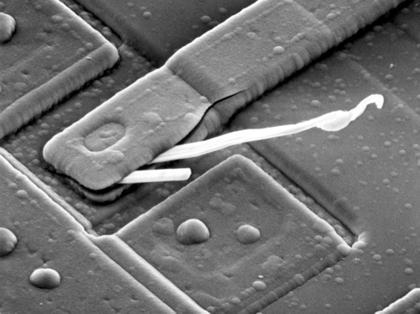
%> input picture 图3.tif, 420 x 314 px, shrunk from 906 x 678 before the run
$ octave question3.m   (GNU Octave 9; MATLAB toolbox functions it lacks are replaced by stand-ins)
%> lines starting %> are read from the running program, lines starting %| are printed output that depends on the picture; in (x1, y1, x2, y2) boxes, pixels count from 0 and x2, y2 are one past the last pixel; in counts of white or black regions, pixels touching at a corner belong together; the program's own positions count from 1
### twodConv.m
function [ output ] =  twodConv(f, w , padding)
%%%%%%%%%%%%%%%%%%%%%%%%%%%%%%%%%%%%%%%%%%%%%%%%%
%  twodConv()函数实现图像的二维卷积
%  f 是一个灰度源图像
%  w 是一个矩形卷积核
%  padding表示填充方式 有'replicate'和'zero'两种方式
%%%%%%%%%%%%%%%%%%%%%%%%%%%%%%%%%%%%%%%%%%%%%%%%%%

 w1 = rot90(w,2);                       %对卷积核进行旋转
 [wx,wy]=size(w1);                      %求w1矩阵的大小
 [fx,fy]=size(f);                       %求f矩阵的大小
 Paddingf = zeros(fx+wx-1,fy+wy-1);     %初始化填充图像矩阵
                                        %将原图矩阵覆盖至填充图像矩阵相应位置
 Paddingf((wx+1)/2:(wx+1)/2+fx-1,(wy+1)/2:(wy+1)/2+fy-1)=f(:,:);
 if(nargin<3)||strcmp(padding,'zero')  %采用默认方式或者'zero'方式
                                       %采用if语句外的零填充 这里不执行任何语句
 elseif strcmp(padding,'replicate')    %采用'replicate'方式
     for t = 1:(wx-1)/2                %上下边界填充
         Paddingf(t,:) = Paddingf((wx+1)/2,:);
         Paddingf(fx+wx-t,:) = Paddingf(fx+wx-1-(wx-1)/2,:);
     end
     for t = 1:(wy-1)/2                %左右边界填充
         Paddingf(:,t) = Paddingf(:,(wy+1)/2);
         Paddingf(:,fy+wy-t) = Paddingf(:,fy+wy-1-(wy-1)/2);
     end
 end
 output=zeros(fx,fy);                  %初始化卷积图像矩阵
 for i = (wx+1)/2:(wx+1)/2+fx-1        %循环计算卷积
     for j = (wy+1)/2:(wy+1)/2+fy-1
                                       %逐个点计算卷积 并赋值给卷积图像矩阵
        output(i-(wx-1)/2,j-(wy-1)/2) = sum(sum(Paddingf(i-(wx-1)/2:i+(wx-1)/2,j-(wy-1)/2:j+(wy-1)/2).*w1,2),1);
     end
 end

end

### question3.m
Img3 = imread('图3.tif');                 % 读取图片数据
%> Img3 is the input picture: size 314x420 uint8; min 0, max 255, mean 112.6
%五种边缘检测
figure(1);
subplot(2,2,1);
imshow(Img3,[]);                         %显示原图
title('原图');                           %设置标题

Roberts_Img3=edge(Img3,'Roberts',0.16);  %Roberts算子检测边缘
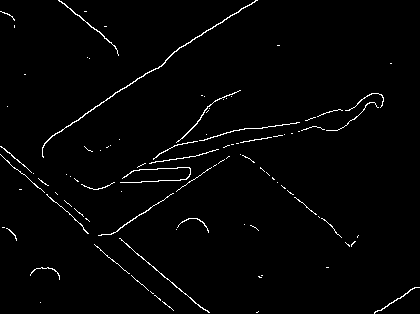
%> Roberts_Img3: size 314x420 logical; 1.8% white in thin lines or dots
subplot(2,2,2);
imshow(Roberts_Img3,[]);                 %显示Roberts算子检测边缘结果
title('Robert算子边缘检测')               %添加标题

lapalas = [0 -1 0;-1 4 -1;0 -1 0];       %定义拉普拉斯算子
%%%%   调用第一题自定义函数计算拉普拉斯算子检测边缘   %%%%
Lapulas_Img3 = abs(twodConv(Img3,lapalas,'replicate'));
%> in twodConv, `Paddingf((wx+1)/2:(wx+1)/2+fx-1,(wy+1)/2:(wy+1)/2+fy-1)=f(:,:);`:
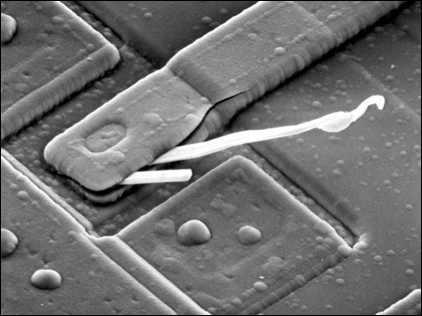
%> Paddingf: size 316x422 double; min 0, max 255, mean 111.4
%> after the loop in twodConv, `for t = 1:(wx-1)/2`:
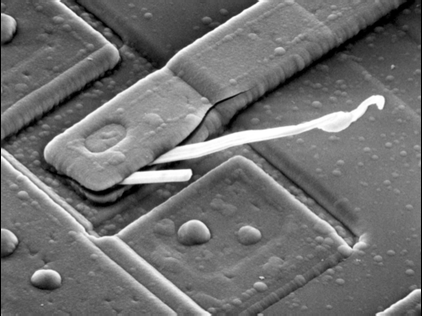
%> Paddingf: size 316x422 double; 0.63% of pixels changed, all inside (x1, y1, x2, y2) = (1, 0, 421, 316)
%> after the loop in twodConv, `for t = 1:(wy-1)/2`:
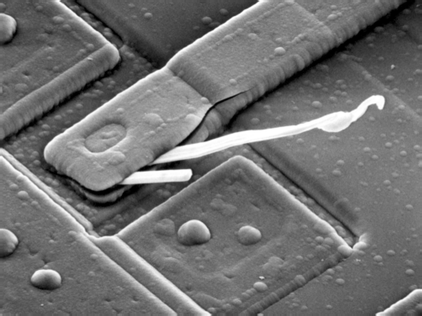
%> Paddingf: size 316x422 double; 0.47% of pixels changed, all inside (x1, y1, x2, y2) = (0, 0, 422, 316)
%> after the loop in twodConv, `for i = (wx+1)/2:(wx+1)/2+fx-1`:
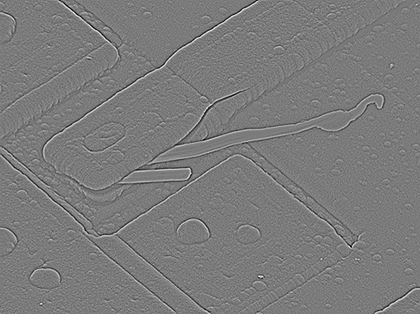
%> output: size 314x420 double; min -172, max 183, mean 0; drawn with min black and max white
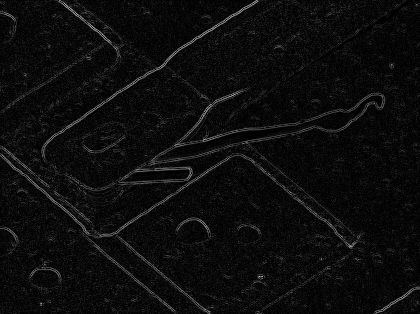
%> Lapulas_Img3: size 314x420 double; min 0, max 183, mean 12.8
subplot(2,2,3);
imshow(Lapulas_Img3,[]);                 %显示拉普拉斯算子检测边缘结果
title('拉普拉斯算子边缘检测');            %添加标题

canny_Img3 = edge(Img3,'Canny',0.35);    %canny算子检测边缘
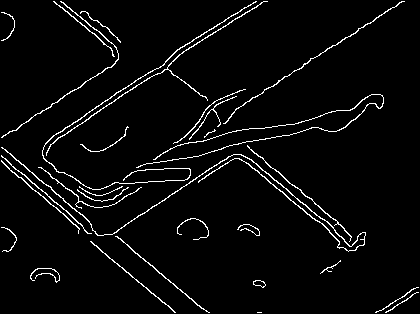
%> canny_Img3: size 314x420 logical; 3.9% white in thin lines or dots
subplot(2,2,4);
imshow(canny_Img3,[]);                   %显示canny算子检测边缘结果
title('Canny算子边缘检测')                %添加标题

$ run again, with 图1.tif copied over 图3.tif
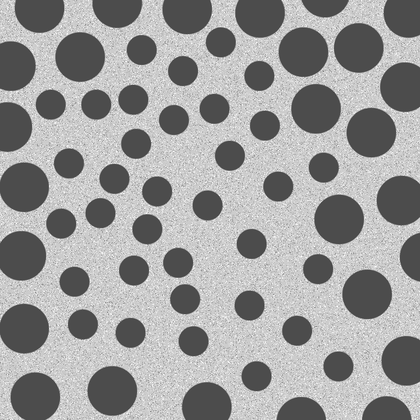
%> input picture 图1.tif, 420 x 420 px, shrunk from 600 x 600 before the run
%> Img3 is the input picture: size 420x420 uint8; min 62, max 255, mean 155.3
%> Roberts_Img3: size 420x420 logical; 4.2% white in thin lines or dots
%> after the loop in twodConv, `for i = (wx+1)/2:(wx+1)/2+fx-1`:
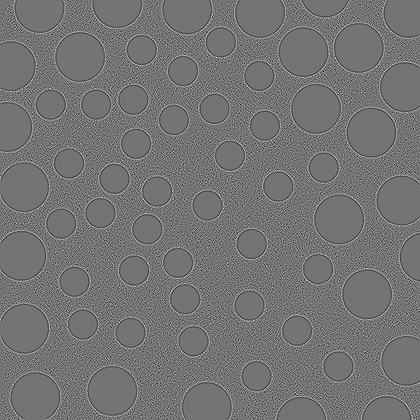
%> output: size 420x420 double; min -283, max 335, mean 0; drawn with min black and max white
%> `canny_Img3 = edge(Img3,'Canny',0.35);`:
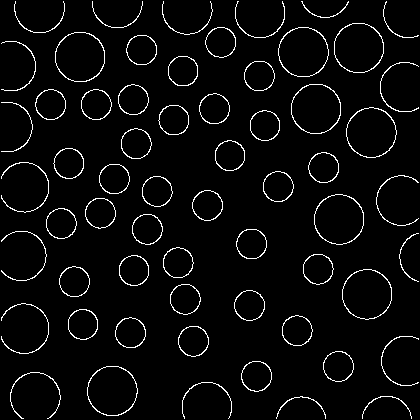
%> canny_Img3: size 420x420 logical; 4.1% white in thin lines or dots

$ run again, with 图2.tif copied over 图3.tif
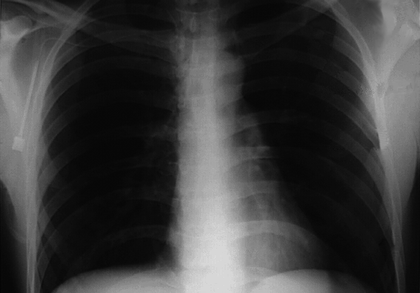
%> input picture 图2.tif, 420 x 293 px, shrunk from 596 x 416 before the run
%> Img3 is the input picture: size 293x420 uint8; min 4, max 220, mean 59.9
%> Roberts_Img3: size 293x420 logical; every value is 0
%> after the loop in twodConv, `for i = (wx+1)/2:(wx+1)/2+fx-1`:
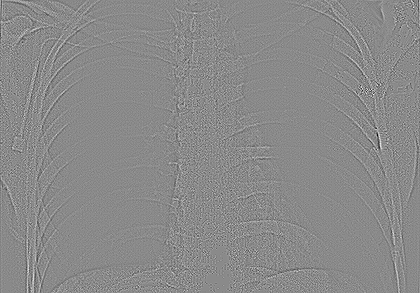
%> output: size 293x420 double; min -65, max 55, mean 0; drawn with min black and max white
%> `canny_Img3 = edge(Img3,'Canny',0.35);`:
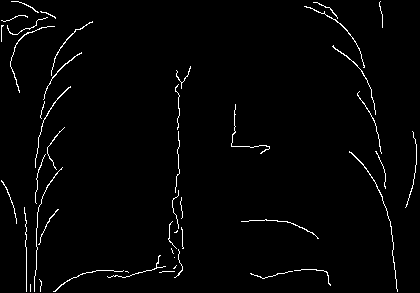
%> canny_Img3: size 293x420 logical; 2% white in thin lines or dots
